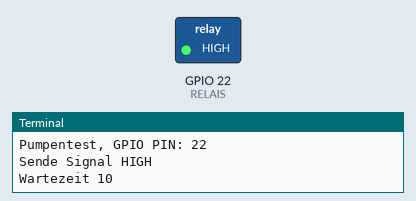
A program run on a simulated Raspberry Pi (BCM pin numbers). Shown: switched loads named in the program (green lamp = pin HIGH), the last lines printed to the terminal. At 10.0 s the program stops and its outputs stay as they are.

Above: at 0.1 s.
At 10.1 s:
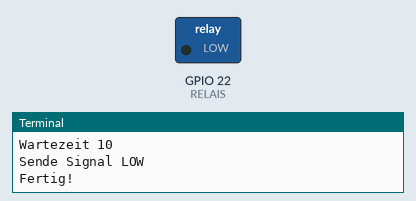
Timing chart, 0 to 11.5 s (numbered marks = the images above):
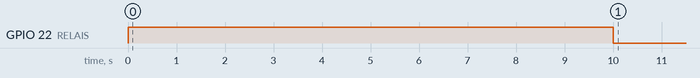

Measured:
- by itself, GPIO 22 (RELAIS): LOW → HIGH at 0.00 s, → LOW 10.0 s later

The program:

pumpe.py
```python
#!/usr/bin/python
import time;
import RPi.GPIO as GPIO
import sys

RELAIS = 22
SLEEP_TIME = 10

GPIO.setwarnings(False)
GPIO.setmode(GPIO.BCM)
GPIO.setup(RELAIS, GPIO.OUT)


print "Pumpentest, GPIO PIN: " + str(RELAIS)
print "Sende Signal HIGH"
print "Wartezeit " + str(SLEEP_TIME)
GPIO.output(RELAIS, GPIO.HIGH)
time.sleep(SLEEP_TIME)
GPIO.output(RELAIS, GPIO.LOW)
print "Sende Signal LOW"
print "Fertig!"
```
